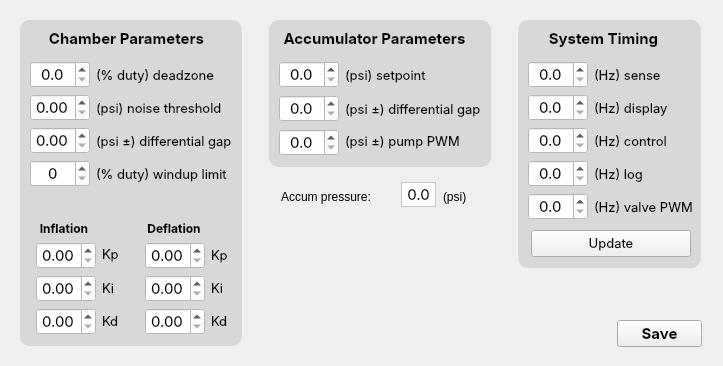
<?xml version="1.0" encoding="UTF-8"?>
<ui version="4.0">
 <class>Form</class>
 <widget class="QWidget" name="Form">
  <property name="geometry">
   <rect>
    <x>0</x>
    <y>0</y>
    <width>723</width>
    <height>366</height>
   </rect>
  </property>
  <property name="sizePolicy">
   <sizepolicy hsizetype="Fixed" vsizetype="Fixed">
    <horstretch>0</horstretch>
    <verstretch>0</verstretch>
   </sizepolicy>
  </property>
  <property name="windowTitle">
   <string>Form</string>
  </property>
  <widget class="QLabel" name="label_19">
   <property name="geometry">
    <rect>
     <x>25</x>
     <y>220</y>
     <width>78</width>
     <height>16</height>
    </rect>
   </property>
   <property name="sizePolicy">
    <sizepolicy hsizetype="Preferred" vsizetype="Preferred">
     <horstretch>0</horstretch>
     <verstretch>0</verstretch>
    </sizepolicy>
   </property>
   <property name="font">
    <font>
     <family>SF Pro Text</family>
     <pointsize>9</pointsize>
     <weight>75</weight>
     <bold>true</bold>
    </font>
   </property>
   <property name="text">
    <string>Inflation</string>
   </property>
   <property name="alignment">
    <set>Qt::AlignCenter</set>
   </property>
  </widget>
  <widget class="QLabel" name="label_20">
   <property name="geometry">
    <rect>
     <x>135</x>
     <y>220</y>
     <width>78</width>
     <height>16</height>
    </rect>
   </property>
   <property name="sizePolicy">
    <sizepolicy hsizetype="Preferred" vsizetype="Preferred">
     <horstretch>0</horstretch>
     <verstretch>0</verstretch>
    </sizepolicy>
   </property>
   <property name="font">
    <font>
     <family>SF Pro Text</family>
     <pointsize>9</pointsize>
     <weight>75</weight>
     <bold>true</bold>
    </font>
   </property>
   <property name="text">
    <string>Deflation</string>
   </property>
   <property name="alignment">
    <set>Qt::AlignCenter</set>
   </property>
  </widget>
  <widget class="QPushButton" name="pushButton_save">
   <property name="geometry">
    <rect>
     <x>617</x>
     <y>320</y>
     <width>85</width>
     <height>27</height>
    </rect>
   </property>
   <property name="font">
    <font>
     <family>SF Pro Text</family>
     <pointsize>11</pointsize>
     <weight>75</weight>
     <bold>true</bold>
    </font>
   </property>
   <property name="text">
    <string>Save</string>
   </property>
  </widget>
  <widget class="QLabel" name="label_27">
   <property name="geometry">
    <rect>
     <x>46</x>
     <y>28</y>
     <width>161</width>
     <height>21</height>
    </rect>
   </property>
   <property name="sizePolicy">
    <sizepolicy hsizetype="Preferred" vsizetype="Preferred">
     <horstretch>0</horstretch>
     <verstretch>0</verstretch>
    </sizepolicy>
   </property>
   <property name="font">
    <font>
     <family>SF Pro Text</family>
     <pointsize>11</pointsize>
     <weight>75</weight>
     <bold>true</bold>
    </font>
   </property>
   <property name="text">
    <string>Chamber Parameters</string>
   </property>
   <property name="alignment">
    <set>Qt::AlignCenter</set>
   </property>
  </widget>
  <widget class="QLabel" name="label_28">
   <property name="geometry">
    <rect>
     <x>543</x>
     <y>28</y>
     <width>121</width>
     <height>21</height>
    </rect>
   </property>
   <property name="sizePolicy">
    <sizepolicy hsizetype="Preferred" vsizetype="Preferred">
     <horstretch>0</horstretch>
     <verstretch>0</verstretch>
    </sizepolicy>
   </property>
   <property name="font">
    <font>
     <family>SF Pro Text</family>
     <pointsize>11</pointsize>
     <weight>75</weight>
     <bold>true</bold>
    </font>
   </property>
   <property name="text">
    <string>System Timing</string>
   </property>
   <property name="alignment">
    <set>Qt::AlignCenter</set>
   </property>
  </widget>
  <widget class="QLabel" name="label">
   <property name="geometry">
    <rect>
     <x>20</x>
     <y>20</y>
     <width>222</width>
     <height>326</height>
    </rect>
   </property>
   <property name="font">
    <font>
     <family>SF Pro Text</family>
    </font>
   </property>
   <property name="styleSheet">
    <string notr="true">background-color: rgb(216, 216, 216);
border-radius: 10px;</string>
   </property>
   <property name="text">
    <string/>
   </property>
  </widget>
  <widget class="QLabel" name="label_2">
   <property name="geometry">
    <rect>
     <x>518</x>
     <y>20</y>
     <width>183</width>
     <height>248</height>
    </rect>
   </property>
   <property name="font">
    <font>
     <family>SF Pro Text</family>
    </font>
   </property>
   <property name="styleSheet">
    <string notr="true">background-color: rgb(216, 216, 216);
border-radius: 10px;</string>
   </property>
   <property name="text">
    <string/>
   </property>
  </widget>
  <widget class="QDoubleSpinBox" name="doubleSpinBox__chamber__inflate__kd">
   <property name="geometry">
    <rect>
     <x>36</x>
     <y>308</y>
     <width>60</width>
     <height>27</height>
    </rect>
   </property>
   <property name="sizePolicy">
    <sizepolicy hsizetype="Fixed" vsizetype="Fixed">
     <horstretch>0</horstretch>
     <verstretch>0</verstretch>
    </sizepolicy>
   </property>
   <property name="minimumSize">
    <size>
     <width>60</width>
     <height>27</height>
    </size>
   </property>
   <property name="maximumSize">
    <size>
     <width>50</width>
     <height>16777215</height>
    </size>
   </property>
   <property name="font">
    <font>
     <family>SF Pro Text</family>
     <pointsize>11</pointsize>
    </font>
   </property>
   <property name="styleSheet">
    <string notr="true">background-color: rgb(255, 255, 255);</string>
   </property>
   <property name="alignment">
    <set>Qt::AlignCenter</set>
   </property>
   <property name="decimals">
    <number>2</number>
   </property>
   <property name="maximum">
    <double>1000.000000000000000</double>
   </property>
   <property name="singleStep">
    <double>0.100000000000000</double>
   </property>
  </widget>
  <widget class="QLabel" name="label_18">
   <property name="geometry">
    <rect>
     <x>102</x>
     <y>313</y>
     <width>21</width>
     <height>16</height>
    </rect>
   </property>
   <property name="sizePolicy">
    <sizepolicy hsizetype="Preferred" vsizetype="Preferred">
     <horstretch>0</horstretch>
     <verstretch>0</verstretch>
    </sizepolicy>
   </property>
   <property name="font">
    <font>
     <family>SF Pro Text</family>
     <pointsize>10</pointsize>
    </font>
   </property>
   <property name="text">
    <string>Kd</string>
   </property>
   <property name="alignment">
    <set>Qt::AlignLeading|Qt::AlignLeft|Qt::AlignVCenter</set>
   </property>
  </widget>
  <widget class="QDoubleSpinBox" name="doubleSpinBox__chamber__inflate__kp">
   <property name="geometry">
    <rect>
     <x>36</x>
     <y>242</y>
     <width>60</width>
     <height>27</height>
    </rect>
   </property>
   <property name="sizePolicy">
    <sizepolicy hsizetype="Fixed" vsizetype="Fixed">
     <horstretch>0</horstretch>
     <verstretch>0</verstretch>
    </sizepolicy>
   </property>
   <property name="minimumSize">
    <size>
     <width>60</width>
     <height>27</height>
    </size>
   </property>
   <property name="maximumSize">
    <size>
     <width>50</width>
     <height>16777215</height>
    </size>
   </property>
   <property name="font">
    <font>
     <family>SF Pro Text</family>
     <pointsize>11</pointsize>
    </font>
   </property>
   <property name="styleSheet">
    <string notr="true">background-color: rgb(255, 255, 255);</string>
   </property>
   <property name="alignment">
    <set>Qt::AlignCenter</set>
   </property>
   <property name="decimals">
    <number>2</number>
   </property>
   <property name="maximum">
    <double>1000.000000000000000</double>
   </property>
   <property name="singleStep">
    <double>0.100000000000000</double>
   </property>
  </widget>
  <widget class="QLabel" name="label_16">
   <property name="geometry">
    <rect>
     <x>102</x>
     <y>246</y>
     <width>21</width>
     <height>16</height>
    </rect>
   </property>
   <property name="sizePolicy">
    <sizepolicy hsizetype="Preferred" vsizetype="Preferred">
     <horstretch>0</horstretch>
     <verstretch>0</verstretch>
    </sizepolicy>
   </property>
   <property name="font">
    <font>
     <family>SF Pro Text</family>
     <pointsize>10</pointsize>
    </font>
   </property>
   <property name="text">
    <string>Kp</string>
   </property>
   <property name="alignment">
    <set>Qt::AlignLeading|Qt::AlignLeft|Qt::AlignVCenter</set>
   </property>
  </widget>
  <widget class="QDoubleSpinBox" name="doubleSpinBox__chamber__inflate__ki">
   <property name="geometry">
    <rect>
     <x>36</x>
     <y>275</y>
     <width>60</width>
     <height>27</height>
    </rect>
   </property>
   <property name="sizePolicy">
    <sizepolicy hsizetype="Fixed" vsizetype="Fixed">
     <horstretch>0</horstretch>
     <verstretch>0</verstretch>
    </sizepolicy>
   </property>
   <property name="minimumSize">
    <size>
     <width>60</width>
     <height>27</height>
    </size>
   </property>
   <property name="maximumSize">
    <size>
     <width>50</width>
     <height>16777215</height>
    </size>
   </property>
   <property name="font">
    <font>
     <family>SF Pro Text</family>
     <pointsize>11</pointsize>
    </font>
   </property>
   <property name="styleSheet">
    <string notr="true">background-color: rgb(255, 255, 255);</string>
   </property>
   <property name="alignment">
    <set>Qt::AlignCenter</set>
   </property>
   <property name="decimals">
    <number>2</number>
   </property>
   <property name="maximum">
    <double>1000.000000000000000</double>
   </property>
   <property name="singleStep">
    <double>0.100000000000000</double>
   </property>
  </widget>
  <widget class="QLabel" name="label_17">
   <property name="geometry">
    <rect>
     <x>102</x>
     <y>280</y>
     <width>16</width>
     <height>16</height>
    </rect>
   </property>
   <property name="sizePolicy">
    <sizepolicy hsizetype="Preferred" vsizetype="Preferred">
     <horstretch>0</horstretch>
     <verstretch>0</verstretch>
    </sizepolicy>
   </property>
   <property name="font">
    <font>
     <family>SF Pro Text</family>
     <pointsize>10</pointsize>
    </font>
   </property>
   <property name="text">
    <string>Ki</string>
   </property>
   <property name="alignment">
    <set>Qt::AlignLeading|Qt::AlignLeft|Qt::AlignVCenter</set>
   </property>
  </widget>
  <widget class="QDoubleSpinBox" name="doubleSpinBox__chamber__deflate__kd">
   <property name="geometry">
    <rect>
     <x>145</x>
     <y>308</y>
     <width>60</width>
     <height>27</height>
    </rect>
   </property>
   <property name="sizePolicy">
    <sizepolicy hsizetype="Fixed" vsizetype="Fixed">
     <horstretch>0</horstretch>
     <verstretch>0</verstretch>
    </sizepolicy>
   </property>
   <property name="minimumSize">
    <size>
     <width>60</width>
     <height>27</height>
    </size>
   </property>
   <property name="maximumSize">
    <size>
     <width>50</width>
     <height>16777215</height>
    </size>
   </property>
   <property name="font">
    <font>
     <family>SF Pro Text</family>
     <pointsize>11</pointsize>
    </font>
   </property>
   <property name="styleSheet">
    <string notr="true">background-color: rgb(255, 255, 255);</string>
   </property>
   <property name="alignment">
    <set>Qt::AlignCenter</set>
   </property>
   <property name="decimals">
    <number>2</number>
   </property>
   <property name="maximum">
    <double>1000.000000000000000</double>
   </property>
   <property name="singleStep">
    <double>0.100000000000000</double>
   </property>
  </widget>
  <widget class="QLabel" name="label_21">
   <property name="geometry">
    <rect>
     <x>211</x>
     <y>247</y>
     <width>21</width>
     <height>16</height>
    </rect>
   </property>
   <property name="sizePolicy">
    <sizepolicy hsizetype="Preferred" vsizetype="Preferred">
     <horstretch>0</horstretch>
     <verstretch>0</verstretch>
    </sizepolicy>
   </property>
   <property name="font">
    <font>
     <family>SF Pro Text</family>
     <pointsize>10</pointsize>
    </font>
   </property>
   <property name="text">
    <string>Kp</string>
   </property>
   <property name="alignment">
    <set>Qt::AlignLeading|Qt::AlignLeft|Qt::AlignVCenter</set>
   </property>
  </widget>
  <widget class="QDoubleSpinBox" name="doubleSpinBox__chamber__deflate__ki">
   <property name="geometry">
    <rect>
     <x>145</x>
     <y>275</y>
     <width>60</width>
     <height>27</height>
    </rect>
   </property>
   <property name="sizePolicy">
    <sizepolicy hsizetype="Fixed" vsizetype="Fixed">
     <horstretch>0</horstretch>
     <verstretch>0</verstretch>
    </sizepolicy>
   </property>
   <property name="minimumSize">
    <size>
     <width>60</width>
     <height>27</height>
    </size>
   </property>
   <property name="maximumSize">
    <size>
     <width>50</width>
     <height>16777215</height>
    </size>
   </property>
   <property name="font">
    <font>
     <family>SF Pro Text</family>
     <pointsize>11</pointsize>
    </font>
   </property>
   <property name="styleSheet">
    <string notr="true">background-color: rgb(255, 255, 255);</string>
   </property>
   <property name="alignment">
    <set>Qt::AlignCenter</set>
   </property>
   <property name="decimals">
    <number>2</number>
   </property>
   <property name="maximum">
    <double>1000.000000000000000</double>
   </property>
   <property name="singleStep">
    <double>0.100000000000000</double>
   </property>
  </widget>
  <widget class="QDoubleSpinBox" name="doubleSpinBox__chamber__deflate__kp">
   <property name="geometry">
    <rect>
     <x>145</x>
     <y>242</y>
     <width>60</width>
     <height>27</height>
    </rect>
   </property>
   <property name="sizePolicy">
    <sizepolicy hsizetype="Fixed" vsizetype="Fixed">
     <horstretch>0</horstretch>
     <verstretch>0</verstretch>
    </sizepolicy>
   </property>
   <property name="minimumSize">
    <size>
     <width>60</width>
     <height>27</height>
    </size>
   </property>
   <property name="maximumSize">
    <size>
     <width>50</width>
     <height>16777215</height>
    </size>
   </property>
   <property name="font">
    <font>
     <family>SF Pro Text</family>
     <pointsize>11</pointsize>
    </font>
   </property>
   <property name="styleSheet">
    <string notr="true">background-color: rgb(255, 255, 255);</string>
   </property>
   <property name="alignment">
    <set>Qt::AlignCenter</set>
   </property>
   <property name="decimals">
    <number>2</number>
   </property>
   <property name="maximum">
    <double>1000.000000000000000</double>
   </property>
   <property name="singleStep">
    <double>0.100000000000000</double>
   </property>
  </widget>
  <widget class="QLabel" name="label_22">
   <property name="geometry">
    <rect>
     <x>211</x>
     <y>280</y>
     <width>16</width>
     <height>16</height>
    </rect>
   </property>
   <property name="sizePolicy">
    <sizepolicy hsizetype="Preferred" vsizetype="Preferred">
     <horstretch>0</horstretch>
     <verstretch>0</verstretch>
    </sizepolicy>
   </property>
   <property name="font">
    <font>
     <family>SF Pro Text</family>
     <pointsize>10</pointsize>
    </font>
   </property>
   <property name="text">
    <string>Ki</string>
   </property>
   <property name="alignment">
    <set>Qt::AlignLeading|Qt::AlignLeft|Qt::AlignVCenter</set>
   </property>
  </widget>
  <widget class="QLabel" name="label_23">
   <property name="geometry">
    <rect>
     <x>211</x>
     <y>313</y>
     <width>21</width>
     <height>16</height>
    </rect>
   </property>
   <property name="sizePolicy">
    <sizepolicy hsizetype="Preferred" vsizetype="Preferred">
     <horstretch>0</horstretch>
     <verstretch>0</verstretch>
    </sizepolicy>
   </property>
   <property name="font">
    <font>
     <family>SF Pro Text</family>
     <pointsize>10</pointsize>
    </font>
   </property>
   <property name="text">
    <string>Kd</string>
   </property>
   <property name="alignment">
    <set>Qt::AlignLeading|Qt::AlignLeft|Qt::AlignVCenter</set>
   </property>
  </widget>
  <widget class="QLabel" name="label_24">
   <property name="geometry">
    <rect>
     <x>96</x>
     <y>166</y>
     <width>131</width>
     <height>16</height>
    </rect>
   </property>
   <property name="sizePolicy">
    <sizepolicy hsizetype="Preferred" vsizetype="Preferred">
     <horstretch>0</horstretch>
     <verstretch>0</verstretch>
    </sizepolicy>
   </property>
   <property name="font">
    <font>
     <family>SF Pro Text</family>
     <pointsize>10</pointsize>
    </font>
   </property>
   <property name="text">
    <string>(% duty) windup limit</string>
   </property>
   <property name="alignment">
    <set>Qt::AlignLeading|Qt::AlignLeft|Qt::AlignVCenter</set>
   </property>
  </widget>
  <widget class="QDoubleSpinBox" name="doubleSpinBox__chamber__noise_threshold">
   <property name="geometry">
    <rect>
     <x>30</x>
     <y>94</y>
     <width>60</width>
     <height>27</height>
    </rect>
   </property>
   <property name="sizePolicy">
    <sizepolicy hsizetype="Fixed" vsizetype="Fixed">
     <horstretch>0</horstretch>
     <verstretch>0</verstretch>
    </sizepolicy>
   </property>
   <property name="minimumSize">
    <size>
     <width>60</width>
     <height>27</height>
    </size>
   </property>
   <property name="maximumSize">
    <size>
     <width>50</width>
     <height>16777215</height>
    </size>
   </property>
   <property name="font">
    <font>
     <family>SF Pro Text</family>
     <pointsize>11</pointsize>
    </font>
   </property>
   <property name="styleSheet">
    <string notr="true">background-color: rgb(255, 255, 255);</string>
   </property>
   <property name="alignment">
    <set>Qt::AlignCenter</set>
   </property>
   <property name="decimals">
    <number>2</number>
   </property>
   <property name="maximum">
    <double>1000.000000000000000</double>
   </property>
   <property name="singleStep">
    <double>0.100000000000000</double>
   </property>
  </widget>
  <widget class="QLabel" name="label_25">
   <property name="geometry">
    <rect>
     <x>96</x>
     <y>133</y>
     <width>141</width>
     <height>16</height>
    </rect>
   </property>
   <property name="sizePolicy">
    <sizepolicy hsizetype="Preferred" vsizetype="Preferred">
     <horstretch>0</horstretch>
     <verstretch>0</verstretch>
    </sizepolicy>
   </property>
   <property name="font">
    <font>
     <family>SF Pro Text</family>
     <pointsize>10</pointsize>
    </font>
   </property>
   <property name="text">
    <string>(psi ±) differential gap</string>
   </property>
   <property name="alignment">
    <set>Qt::AlignLeading|Qt::AlignLeft|Qt::AlignVCenter</set>
   </property>
  </widget>
  <widget class="QLabel" name="label_26">
   <property name="geometry">
    <rect>
     <x>96</x>
     <y>100</y>
     <width>141</width>
     <height>16</height>
    </rect>
   </property>
   <property name="sizePolicy">
    <sizepolicy hsizetype="Preferred" vsizetype="Preferred">
     <horstretch>0</horstretch>
     <verstretch>0</verstretch>
    </sizepolicy>
   </property>
   <property name="font">
    <font>
     <family>SF Pro Text</family>
     <pointsize>10</pointsize>
    </font>
   </property>
   <property name="text">
    <string>(psi) noise threshold</string>
   </property>
   <property name="alignment">
    <set>Qt::AlignLeading|Qt::AlignLeft|Qt::AlignVCenter</set>
   </property>
  </widget>
  <widget class="QDoubleSpinBox" name="doubleSpinBox__chamber__windup_limit">
   <property name="geometry">
    <rect>
     <x>30</x>
     <y>160</y>
     <width>60</width>
     <height>27</height>
    </rect>
   </property>
   <property name="sizePolicy">
    <sizepolicy hsizetype="Fixed" vsizetype="Fixed">
     <horstretch>0</horstretch>
     <verstretch>0</verstretch>
    </sizepolicy>
   </property>
   <property name="minimumSize">
    <size>
     <width>60</width>
     <height>27</height>
    </size>
   </property>
   <property name="maximumSize">
    <size>
     <width>50</width>
     <height>16777215</height>
    </size>
   </property>
   <property name="font">
    <font>
     <family>SF Pro Text</family>
     <pointsize>11</pointsize>
    </font>
   </property>
   <property name="styleSheet">
    <string notr="true">background-color: rgb(255, 255, 255);</string>
   </property>
   <property name="alignment">
    <set>Qt::AlignCenter</set>
   </property>
   <property name="decimals">
    <number>0</number>
   </property>
   <property name="maximum">
    <double>1000.000000000000000</double>
   </property>
   <property name="singleStep">
    <double>1.000000000000000</double>
   </property>
  </widget>
  <widget class="QDoubleSpinBox" name="doubleSpinBox__chamber__differential_gap">
   <property name="geometry">
    <rect>
     <x>30</x>
     <y>127</y>
     <width>60</width>
     <height>27</height>
    </rect>
   </property>
   <property name="sizePolicy">
    <sizepolicy hsizetype="Fixed" vsizetype="Fixed">
     <horstretch>0</horstretch>
     <verstretch>0</verstretch>
    </sizepolicy>
   </property>
   <property name="minimumSize">
    <size>
     <width>60</width>
     <height>27</height>
    </size>
   </property>
   <property name="maximumSize">
    <size>
     <width>50</width>
     <height>16777215</height>
    </size>
   </property>
   <property name="font">
    <font>
     <family>SF Pro Text</family>
     <pointsize>11</pointsize>
    </font>
   </property>
   <property name="styleSheet">
    <string notr="true">background-color: rgb(255, 255, 255);</string>
   </property>
   <property name="alignment">
    <set>Qt::AlignCenter</set>
   </property>
   <property name="decimals">
    <number>2</number>
   </property>
   <property name="maximum">
    <double>1000.000000000000000</double>
   </property>
   <property name="singleStep">
    <double>0.100000000000000</double>
   </property>
  </widget>
  <widget class="QDoubleSpinBox" name="doubleSpinBox__freq__display">
   <property name="geometry">
    <rect>
     <x>528</x>
     <y>94</y>
     <width>60</width>
     <height>27</height>
    </rect>
   </property>
   <property name="sizePolicy">
    <sizepolicy hsizetype="Fixed" vsizetype="Fixed">
     <horstretch>0</horstretch>
     <verstretch>0</verstretch>
    </sizepolicy>
   </property>
   <property name="minimumSize">
    <size>
     <width>60</width>
     <height>27</height>
    </size>
   </property>
   <property name="maximumSize">
    <size>
     <width>50</width>
     <height>16777215</height>
    </size>
   </property>
   <property name="font">
    <font>
     <family>SF Pro Text</family>
     <pointsize>11</pointsize>
    </font>
   </property>
   <property name="styleSheet">
    <string notr="true">background-color: rgb(255, 255, 255);</string>
   </property>
   <property name="alignment">
    <set>Qt::AlignCenter</set>
   </property>
   <property name="decimals">
    <number>1</number>
   </property>
   <property name="maximum">
    <double>1000.000000000000000</double>
   </property>
   <property name="singleStep">
    <double>1.000000000000000</double>
   </property>
  </widget>
  <widget class="QLabel" name="label_29">
   <property name="geometry">
    <rect>
     <x>594</x>
     <y>100</y>
     <width>81</width>
     <height>16</height>
    </rect>
   </property>
   <property name="sizePolicy">
    <sizepolicy hsizetype="Preferred" vsizetype="Preferred">
     <horstretch>0</horstretch>
     <verstretch>0</verstretch>
    </sizepolicy>
   </property>
   <property name="font">
    <font>
     <family>SF Pro Text</family>
     <pointsize>10</pointsize>
    </font>
   </property>
   <property name="text">
    <string>(Hz) display</string>
   </property>
   <property name="alignment">
    <set>Qt::AlignLeading|Qt::AlignLeft|Qt::AlignVCenter</set>
   </property>
  </widget>
  <widget class="QDoubleSpinBox" name="doubleSpinBox__freq__control">
   <property name="geometry">
    <rect>
     <x>528</x>
     <y>127</y>
     <width>60</width>
     <height>27</height>
    </rect>
   </property>
   <property name="sizePolicy">
    <sizepolicy hsizetype="Fixed" vsizetype="Fixed">
     <horstretch>0</horstretch>
     <verstretch>0</verstretch>
    </sizepolicy>
   </property>
   <property name="minimumSize">
    <size>
     <width>60</width>
     <height>27</height>
    </size>
   </property>
   <property name="maximumSize">
    <size>
     <width>50</width>
     <height>16777215</height>
    </size>
   </property>
   <property name="font">
    <font>
     <family>SF Pro Text</family>
     <pointsize>11</pointsize>
    </font>
   </property>
   <property name="styleSheet">
    <string notr="true">background-color: rgb(255, 255, 255);</string>
   </property>
   <property name="alignment">
    <set>Qt::AlignCenter</set>
   </property>
   <property name="decimals">
    <number>1</number>
   </property>
   <property name="maximum">
    <double>1000.000000000000000</double>
   </property>
   <property name="singleStep">
    <double>1.000000000000000</double>
   </property>
  </widget>
  <widget class="QLabel" name="label_31">
   <property name="geometry">
    <rect>
     <x>594</x>
     <y>133</y>
     <width>91</width>
     <height>16</height>
    </rect>
   </property>
   <property name="sizePolicy">
    <sizepolicy hsizetype="Preferred" vsizetype="Preferred">
     <horstretch>0</horstretch>
     <verstretch>0</verstretch>
    </sizepolicy>
   </property>
   <property name="font">
    <font>
     <family>SF Pro Text</family>
     <pointsize>10</pointsize>
    </font>
   </property>
   <property name="text">
    <string>(Hz) control</string>
   </property>
   <property name="alignment">
    <set>Qt::AlignLeading|Qt::AlignLeft|Qt::AlignVCenter</set>
   </property>
  </widget>
  <widget class="QDoubleSpinBox" name="doubleSpinBox__freq__log">
   <property name="geometry">
    <rect>
     <x>528</x>
     <y>160</y>
     <width>60</width>
     <height>27</height>
    </rect>
   </property>
   <property name="sizePolicy">
    <sizepolicy hsizetype="Fixed" vsizetype="Fixed">
     <horstretch>0</horstretch>
     <verstretch>0</verstretch>
    </sizepolicy>
   </property>
   <property name="minimumSize">
    <size>
     <width>60</width>
     <height>27</height>
    </size>
   </property>
   <property name="maximumSize">
    <size>
     <width>50</width>
     <height>16777215</height>
    </size>
   </property>
   <property name="font">
    <font>
     <family>SF Pro Text</family>
     <pointsize>11</pointsize>
    </font>
   </property>
   <property name="styleSheet">
    <string notr="true">background-color: rgb(255, 255, 255);</string>
   </property>
   <property name="alignment">
    <set>Qt::AlignCenter</set>
   </property>
   <property name="decimals">
    <number>1</number>
   </property>
   <property name="maximum">
    <double>1000.000000000000000</double>
   </property>
   <property name="singleStep">
    <double>1.000000000000000</double>
   </property>
  </widget>
  <widget class="QLabel" name="label_32">
   <property name="geometry">
    <rect>
     <x>594</x>
     <y>166</y>
     <width>71</width>
     <height>16</height>
    </rect>
   </property>
   <property name="sizePolicy">
    <sizepolicy hsizetype="Preferred" vsizetype="Preferred">
     <horstretch>0</horstretch>
     <verstretch>0</verstretch>
    </sizepolicy>
   </property>
   <property name="font">
    <font>
     <family>SF Pro Text</family>
     <pointsize>10</pointsize>
    </font>
   </property>
   <property name="text">
    <string>(Hz) log</string>
   </property>
   <property name="alignment">
    <set>Qt::AlignLeading|Qt::AlignLeft|Qt::AlignVCenter</set>
   </property>
  </widget>
  <widget class="QDoubleSpinBox" name="doubleSpinBox__freq__pwm">
   <property name="geometry">
    <rect>
     <x>528</x>
     <y>193</y>
     <width>60</width>
     <height>27</height>
    </rect>
   </property>
   <property name="sizePolicy">
    <sizepolicy hsizetype="Fixed" vsizetype="Fixed">
     <horstretch>0</horstretch>
     <verstretch>0</verstretch>
    </sizepolicy>
   </property>
   <property name="minimumSize">
    <size>
     <width>60</width>
     <height>27</height>
    </size>
   </property>
   <property name="maximumSize">
    <size>
     <width>50</width>
     <height>16777215</height>
    </size>
   </property>
   <property name="font">
    <font>
     <family>SF Pro Text</family>
     <pointsize>11</pointsize>
    </font>
   </property>
   <property name="styleSheet">
    <string notr="true">background-color: rgb(255, 255, 255);</string>
   </property>
   <property name="alignment">
    <set>Qt::AlignCenter</set>
   </property>
   <property name="decimals">
    <number>1</number>
   </property>
   <property name="maximum">
    <double>1000.000000000000000</double>
   </property>
   <property name="singleStep">
    <double>1.000000000000000</double>
   </property>
  </widget>
  <widget class="QLabel" name="label_33">
   <property name="geometry">
    <rect>
     <x>594</x>
     <y>199</y>
     <width>101</width>
     <height>16</height>
    </rect>
   </property>
   <property name="sizePolicy">
    <sizepolicy hsizetype="Preferred" vsizetype="Preferred">
     <horstretch>0</horstretch>
     <verstretch>0</verstretch>
    </sizepolicy>
   </property>
   <property name="font">
    <font>
     <family>SF Pro Text</family>
     <pointsize>10</pointsize>
    </font>
   </property>
   <property name="text">
    <string>(Hz) valve PWM</string>
   </property>
   <property name="alignment">
    <set>Qt::AlignLeading|Qt::AlignLeft|Qt::AlignVCenter</set>
   </property>
  </widget>
  <widget class="QDoubleSpinBox" name="doubleSpinBox__freq__sense">
   <property name="geometry">
    <rect>
     <x>528</x>
     <y>61</y>
     <width>60</width>
     <height>27</height>
    </rect>
   </property>
   <property name="sizePolicy">
    <sizepolicy hsizetype="Fixed" vsizetype="Fixed">
     <horstretch>0</horstretch>
     <verstretch>0</verstretch>
    </sizepolicy>
   </property>
   <property name="minimumSize">
    <size>
     <width>60</width>
     <height>27</height>
    </size>
   </property>
   <property name="maximumSize">
    <size>
     <width>50</width>
     <height>16777215</height>
    </size>
   </property>
   <property name="font">
    <font>
     <family>SF Pro Text</family>
     <pointsize>11</pointsize>
    </font>
   </property>
   <property name="styleSheet">
    <string notr="true">background-color: rgb(255, 255, 255);</string>
   </property>
   <property name="alignment">
    <set>Qt::AlignCenter</set>
   </property>
   <property name="decimals">
    <number>1</number>
   </property>
   <property name="maximum">
    <double>1000.000000000000000</double>
   </property>
   <property name="singleStep">
    <double>1.000000000000000</double>
   </property>
  </widget>
  <widget class="QLabel" name="label_30">
   <property name="geometry">
    <rect>
     <x>594</x>
     <y>67</y>
     <width>81</width>
     <height>16</height>
    </rect>
   </property>
   <property name="sizePolicy">
    <sizepolicy hsizetype="Preferred" vsizetype="Preferred">
     <horstretch>0</horstretch>
     <verstretch>0</verstretch>
    </sizepolicy>
   </property>
   <property name="font">
    <font>
     <family>SF Pro Text</family>
     <pointsize>10</pointsize>
    </font>
   </property>
   <property name="text">
    <string>(Hz) sense</string>
   </property>
   <property name="alignment">
    <set>Qt::AlignLeading|Qt::AlignLeft|Qt::AlignVCenter</set>
   </property>
  </widget>
  <widget class="QPushButton" name="pushButton_update">
   <property name="geometry">
    <rect>
     <x>531</x>
     <y>230</y>
     <width>160</width>
     <height>27</height>
    </rect>
   </property>
   <property name="font">
    <font>
     <family>SF Pro Text</family>
     <pointsize>10</pointsize>
    </font>
   </property>
   <property name="text">
    <string>Update</string>
   </property>
  </widget>
  <widget class="QDoubleSpinBox" name="doubleSpinBox__chamber__deadzone">
   <property name="geometry">
    <rect>
     <x>30</x>
     <y>61</y>
     <width>60</width>
     <height>27</height>
    </rect>
   </property>
   <property name="sizePolicy">
    <sizepolicy hsizetype="Fixed" vsizetype="Fixed">
     <horstretch>0</horstretch>
     <verstretch>0</verstretch>
    </sizepolicy>
   </property>
   <property name="minimumSize">
    <size>
     <width>60</width>
     <height>27</height>
    </size>
   </property>
   <property name="maximumSize">
    <size>
     <width>50</width>
     <height>16777215</height>
    </size>
   </property>
   <property name="font">
    <font>
     <family>SF Pro Text</family>
     <pointsize>11</pointsize>
    </font>
   </property>
   <property name="styleSheet">
    <string notr="true">background-color: rgb(255, 255, 255);</string>
   </property>
   <property name="alignment">
    <set>Qt::AlignCenter</set>
   </property>
   <property name="decimals">
    <number>1</number>
   </property>
   <property name="maximum">
    <double>1000.000000000000000</double>
   </property>
   <property name="singleStep">
    <double>1.000000000000000</double>
   </property>
  </widget>
  <widget class="QLabel" name="label_34">
   <property name="geometry">
    <rect>
     <x>96</x>
     <y>67</y>
     <width>131</width>
     <height>16</height>
    </rect>
   </property>
   <property name="sizePolicy">
    <sizepolicy hsizetype="Preferred" vsizetype="Preferred">
     <horstretch>0</horstretch>
     <verstretch>0</verstretch>
    </sizepolicy>
   </property>
   <property name="font">
    <font>
     <family>SF Pro Text</family>
     <pointsize>10</pointsize>
    </font>
   </property>
   <property name="text">
    <string>(% duty) deadzone</string>
   </property>
   <property name="alignment">
    <set>Qt::AlignLeading|Qt::AlignLeft|Qt::AlignVCenter</set>
   </property>
  </widget>
  <widget class="QLabel" name="label_36">
   <property name="geometry">
    <rect>
     <x>345</x>
     <y>67</y>
     <width>151</width>
     <height>16</height>
    </rect>
   </property>
   <property name="sizePolicy">
    <sizepolicy hsizetype="Preferred" vsizetype="Preferred">
     <horstretch>0</horstretch>
     <verstretch>0</verstretch>
    </sizepolicy>
   </property>
   <property name="font">
    <font>
     <family>SF Pro Text</family>
     <pointsize>10</pointsize>
    </font>
   </property>
   <property name="text">
    <string>(psi) setpoint</string>
   </property>
   <property name="alignment">
    <set>Qt::AlignLeading|Qt::AlignLeft|Qt::AlignVCenter</set>
   </property>
  </widget>
  <widget class="QDoubleSpinBox" name="doubleSpinBox__accum__setpoint">
   <property name="geometry">
    <rect>
     <x>279</x>
     <y>61</y>
     <width>60</width>
     <height>27</height>
    </rect>
   </property>
   <property name="sizePolicy">
    <sizepolicy hsizetype="Fixed" vsizetype="Fixed">
     <horstretch>0</horstretch>
     <verstretch>0</verstretch>
    </sizepolicy>
   </property>
   <property name="minimumSize">
    <size>
     <width>60</width>
     <height>27</height>
    </size>
   </property>
   <property name="maximumSize">
    <size>
     <width>50</width>
     <height>16777215</height>
    </size>
   </property>
   <property name="font">
    <font>
     <family>SF Pro Text</family>
     <pointsize>11</pointsize>
    </font>
   </property>
   <property name="styleSheet">
    <string notr="true">background-color: rgb(255, 255, 255);</string>
   </property>
   <property name="alignment">
    <set>Qt::AlignCenter</set>
   </property>
   <property name="decimals">
    <number>1</number>
   </property>
   <property name="maximum">
    <double>1000.000000000000000</double>
   </property>
   <property name="singleStep">
    <double>1.000000000000000</double>
   </property>
  </widget>
  <widget class="QDoubleSpinBox" name="doubleSpinBox__accum__differential_gap">
   <property name="geometry">
    <rect>
     <x>279</x>
     <y>95</y>
     <width>60</width>
     <height>27</height>
    </rect>
   </property>
   <property name="sizePolicy">
    <sizepolicy hsizetype="Fixed" vsizetype="Fixed">
     <horstretch>0</horstretch>
     <verstretch>0</verstretch>
    </sizepolicy>
   </property>
   <property name="minimumSize">
    <size>
     <width>60</width>
     <height>27</height>
    </size>
   </property>
   <property name="maximumSize">
    <size>
     <width>50</width>
     <height>16777215</height>
    </size>
   </property>
   <property name="font">
    <font>
     <family>SF Pro Text</family>
     <pointsize>11</pointsize>
    </font>
   </property>
   <property name="styleSheet">
    <string notr="true">background-color: rgb(255, 255, 255);</string>
   </property>
   <property name="alignment">
    <set>Qt::AlignCenter</set>
   </property>
   <property name="decimals">
    <number>1</number>
   </property>
   <property name="maximum">
    <double>1000.000000000000000</double>
   </property>
   <property name="singleStep">
    <double>1.000000000000000</double>
   </property>
  </widget>
  <widget class="QLabel" name="label_37">
   <property name="geometry">
    <rect>
     <x>345</x>
     <y>101</y>
     <width>151</width>
     <height>16</height>
    </rect>
   </property>
   <property name="sizePolicy">
    <sizepolicy hsizetype="Preferred" vsizetype="Preferred">
     <horstretch>0</horstretch>
     <verstretch>0</verstretch>
    </sizepolicy>
   </property>
   <property name="font">
    <font>
     <family>SF Pro Text</family>
     <pointsize>10</pointsize>
    </font>
   </property>
   <property name="text">
    <string>(psi ±) differential gap</string>
   </property>
   <property name="alignment">
    <set>Qt::AlignLeading|Qt::AlignLeft|Qt::AlignVCenter</set>
   </property>
  </widget>
  <widget class="QLabel" name="label_38">
   <property name="geometry">
    <rect>
     <x>279</x>
     <y>28</y>
     <width>191</width>
     <height>21</height>
    </rect>
   </property>
   <property name="sizePolicy">
    <sizepolicy hsizetype="Preferred" vsizetype="Preferred">
     <horstretch>0</horstretch>
     <verstretch>0</verstretch>
    </sizepolicy>
   </property>
   <property name="font">
    <font>
     <family>SF Pro Text</family>
     <pointsize>11</pointsize>
     <weight>75</weight>
     <bold>true</bold>
    </font>
   </property>
   <property name="text">
    <string>Accumulator Parameters</string>
   </property>
   <property name="alignment">
    <set>Qt::AlignCenter</set>
   </property>
  </widget>
  <widget class="QLabel" name="label_3">
   <property name="geometry">
    <rect>
     <x>269</x>
     <y>20</y>
     <width>222</width>
     <height>147</height>
    </rect>
   </property>
   <property name="font">
    <font>
     <family>SF Pro Text</family>
    </font>
   </property>
   <property name="styleSheet">
    <string notr="true">background-color: rgb(216, 216, 216);
border-radius: 10px;</string>
   </property>
   <property name="text">
    <string/>
   </property>
  </widget>
  <widget class="QDoubleSpinBox" name="doubleSpinBox__accum__pwm">
   <property name="geometry">
    <rect>
     <x>279</x>
     <y>129</y>
     <width>60</width>
     <height>27</height>
    </rect>
   </property>
   <property name="sizePolicy">
    <sizepolicy hsizetype="Fixed" vsizetype="Fixed">
     <horstretch>0</horstretch>
     <verstretch>0</verstretch>
    </sizepolicy>
   </property>
   <property name="minimumSize">
    <size>
     <width>60</width>
     <height>27</height>
    </size>
   </property>
   <property name="maximumSize">
    <size>
     <width>50</width>
     <height>16777215</height>
    </size>
   </property>
   <property name="font">
    <font>
     <family>SF Pro Text</family>
     <pointsize>11</pointsize>
    </font>
   </property>
   <property name="styleSheet">
    <string notr="true">background-color: rgb(255, 255, 255);</string>
   </property>
   <property name="alignment">
    <set>Qt::AlignCenter</set>
   </property>
   <property name="decimals">
    <number>1</number>
   </property>
   <property name="maximum">
    <double>1000.000000000000000</double>
   </property>
   <property name="singleStep">
    <double>1.000000000000000</double>
   </property>
  </widget>
  <widget class="QLabel" name="label_39">
   <property name="geometry">
    <rect>
     <x>345</x>
     <y>133</y>
     <width>151</width>
     <height>16</height>
    </rect>
   </property>
   <property name="sizePolicy">
    <sizepolicy hsizetype="Preferred" vsizetype="Preferred">
     <horstretch>0</horstretch>
     <verstretch>0</verstretch>
    </sizepolicy>
   </property>
   <property name="font">
    <font>
     <family>SF Pro Text</family>
     <pointsize>10</pointsize>
    </font>
   </property>
   <property name="text">
    <string>(psi ±) pump PWM</string>
   </property>
   <property name="alignment">
    <set>Qt::AlignLeading|Qt::AlignLeft|Qt::AlignVCenter</set>
   </property>
  </widget>
  <widget class="QLabel" name="label_4">
   <property name="geometry">
    <rect>
     <x>281</x>
     <y>188</y>
     <width>121</width>
     <height>17</height>
    </rect>
   </property>
   <property name="text">
    <string>Accum pressure:</string>
   </property>
  </widget>
  <widget class="QLabel" name="label_5">
   <property name="geometry">
    <rect>
     <x>443</x>
     <y>188</y>
     <width>41</width>
     <height>17</height>
    </rect>
   </property>
   <property name="text">
    <string>(psi)</string>
   </property>
  </widget>
  <widget class="QLabel" name="label_accum_pres">
   <property name="enabled">
    <bool>true</bool>
   </property>
   <property name="geometry">
    <rect>
     <x>401</x>
     <y>182</y>
     <width>35</width>
     <height>25</height>
    </rect>
   </property>
   <property name="sizePolicy">
    <sizepolicy hsizetype="Preferred" vsizetype="Preferred">
     <horstretch>0</horstretch>
     <verstretch>0</verstretch>
    </sizepolicy>
   </property>
   <property name="minimumSize">
    <size>
     <width>0</width>
     <height>25</height>
    </size>
   </property>
   <property name="font">
    <font>
     <family>SF Pro Text</family>
     <pointsize>11</pointsize>
    </font>
   </property>
   <property name="autoFillBackground">
    <bool>false</bool>
   </property>
   <property name="styleSheet">
    <string notr="true">background-color: rgb(255, 255, 255);
border-color: rgb(196, 193, 189);</string>
   </property>
   <property name="frameShape">
    <enum>QFrame::StyledPanel</enum>
   </property>
   <property name="text">
    <string>0.0</string>
   </property>
   <property name="alignment">
    <set>Qt::AlignCenter</set>
   </property>
  </widget>
  <zorder>label_3</zorder>
  <zorder>label_2</zorder>
  <zorder>doubleSpinBox__freq__display</zorder>
  <zorder>label_29</zorder>
  <zorder>doubleSpinBox__freq__control</zorder>
  <zorder>label_31</zorder>
  <zorder>doubleSpinBox__freq__log</zorder>
  <zorder>label_32</zorder>
  <zorder>doubleSpinBox__freq__pwm</zorder>
  <zorder>label_33</zorder>
  <zorder>doubleSpinBox__freq__sense</zorder>
  <zorder>label_30</zorder>
  <zorder>label</zorder>
  <zorder>label_24</zorder>
  <zorder>doubleSpinBox__chamber__noise_threshold</zorder>
  <zorder>label_25</zorder>
  <zorder>label_26</zorder>
  <zorder>doubleSpinBox__chamber__windup_limit</zorder>
  <zorder>doubleSpinBox__chamber__differential_gap</zorder>
  <zorder>doubleSpinBox__chamber__inflate__kd</zorder>
  <zorder>label_18</zorder>
  <zorder>doubleSpinBox__chamber__inflate__kp</zorder>
  <zorder>label_16</zorder>
  <zorder>doubleSpinBox__chamber__inflate__ki</zorder>
  <zorder>label_17</zorder>
  <zorder>doubleSpinBox__chamber__deflate__kd</zorder>
  <zorder>label_21</zorder>
  <zorder>doubleSpinBox__chamber__deflate__ki</zorder>
  <zorder>doubleSpinBox__chamber__deflate__kp</zorder>
  <zorder>label_22</zorder>
  <zorder>label_23</zorder>
  <zorder>label_20</zorder>
  <zorder>pushButton_save</zorder>
  <zorder>label_27</zorder>
  <zorder>label_19</zorder>
  <zorder>label_28</zorder>
  <zorder>pushButton_update</zorder>
  <zorder>doubleSpinBox__chamber__deadzone</zorder>
  <zorder>label_34</zorder>
  <zorder>label_36</zorder>
  <zorder>doubleSpinBox__accum__setpoint</zorder>
  <zorder>doubleSpinBox__accum__differential_gap</zorder>
  <zorder>label_37</zorder>
  <zorder>label_38</zorder>
  <zorder>doubleSpinBox__accum__pwm</zorder>
  <zorder>label_39</zorder>
  <zorder>label_4</zorder>
  <zorder>label_5</zorder>
  <zorder>label_accum_pres</zorder>
 </widget>
 <resources/>
 <connections/>
</ui>
